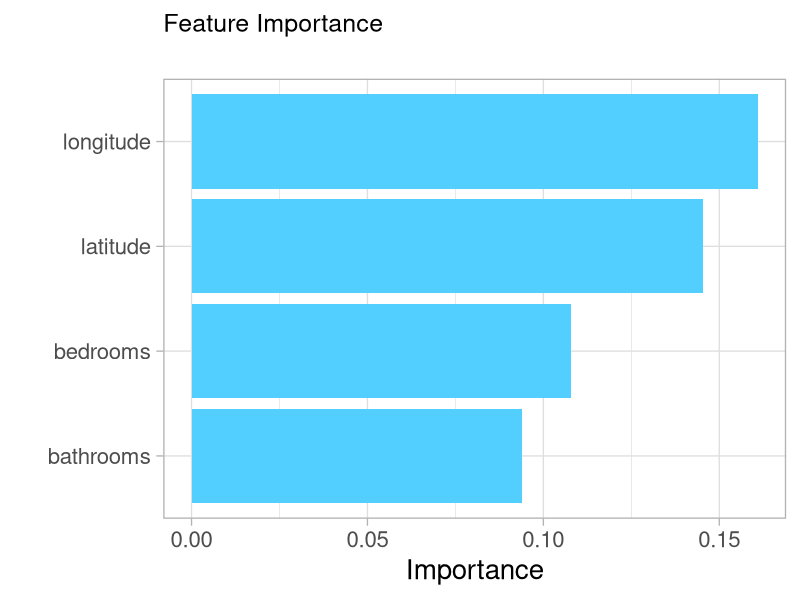

Reproduce this figure in R. (Note: a time limit stopped this script after it produced the figure.)
## ---- chunk 1
library(tidyverse)
library(randomForest)
library(cowplot)
library(gridExtra)
## ---- chunk 2
rents <- read.csv('./data/rent.csv')
glimpse(rents)
## ---- chunk 3
features <- c('bathrooms', 'bedrooms', 'longitude', 'latitude', 'price')
df <- rents[,features]
df$price <- log(df$price)
# with random column
df['random'] <- runif(nrow(df))
head(df)
## ---- chunk 4
create_rfplot <- function(rf, type){
  imp <- importance(rf, type=type, scale = F)
  featureImportance <- data.frame(Feature=row.names(imp), Importance=imp[,1])
  
  p <- ggplot(featureImportance, aes(x=reorder(Feature, Importance), y=Importance)) +
       geom_bar(stat="identity", fill="#53cfff") +
       coord_flip() + 
       theme_light(base_size=20) +
       xlab("") +
       ylab("Importance") + 
       ggtitle("Feature Importance\n") +
       theme(plot.title=element_text(size=18))
  return(p)
}

create_ggplot <- function(featureImportance){
  p <- ggplot(featureImportance, aes(x=reorder(Feature, Importance), y=Importance)) +
       geom_bar(stat="identity", fill="#53cfff") +
       coord_flip() + 
       theme_light(base_size=20) +
       xlab("") +
       ylab("Importance") + 
       ggtitle("Feature Importance\n") +
       theme(plot.title=element_text(size=18))
  return(p)
}
## ---- chunk 5
# without random column
rf1 <- randomForest(price~., data = df[, 1:5], mtry=4,
                 ntree = 40, importance=T)
p1 <- create_rfplot(rf1, type = 1)
p1
## ---- chunk 6
# with random column
rf2 <- randomForest(price~., data = df, mtry = 4,
                 ntree = 40, importance=T)
p2 <- create_rfplot(rf2, type = 1)
p2
## ---- chunk 7
# without random column
rf1 <- randomForest(price~., data = df[, 1:5], mtry=4,
                 ntree = 40, importance=T)
p1 <- create_rfplot(rf1, type = 2)
p1
## ---- chunk 8
# with random column
rf2 <- randomForest(price~., data = df, mtry = 4,
                 ntree = 40, importance=T)
p2 <- create_rfplot(rf2, type = 2)
p2
## ---- chunk 9
# PARAMS : ntree = 40, mtry = 2, nodesize = 1

get_drop_imp <- function(df, columns){
  X <- df[,c(columns, 'price')] # data
  rf <- randomForest(price~., data = X,
                   ntree = 40, mtry=2, nodesize=1, importance=T)
  full_rsq <- mean(rf$rsq) # R-squared
  
  imp <- c()
  for (c in columns){
    X_sub <- X[, !(colnames(X) == c)]
    rf <- randomForest(price~., data = X_sub,
                   ntree = 40, mtry=2, nodesize=1, importance=T)
    sub_rsq <- mean(rf$rsq) # R-squared
    diff_rsq <- full_rsq - sub_rsq
    imp <- c(imp, diff_rsq)
  }
  featureImportance <- data.frame(Feature=columns, Importance=imp)
  return(featureImportance)
}
## ---- chunk 10
columns <- c('bathrooms', 'bedrooms', 'longitude', 'latitude')
featureImportance <- get_drop_imp(df, columns)
p1 <- create_ggplot(featureImportance)
p1
## ---- chunk 11
columns <- c('bathrooms', 'bedrooms', 'longitude', 'latitude', 'random')
featureImportance <- get_drop_imp(df, columns)
p2 <- create_ggplot(featureImportance)
p2
